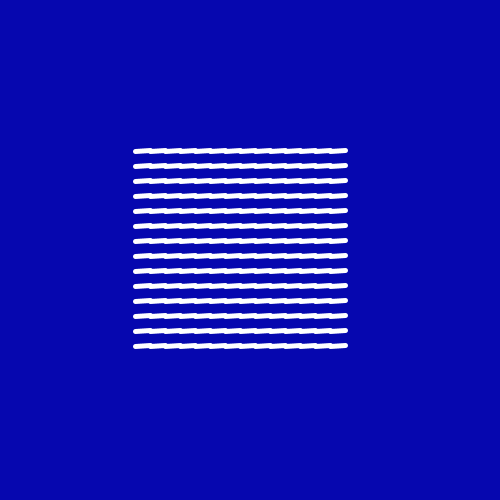
Frame 1 (no input)
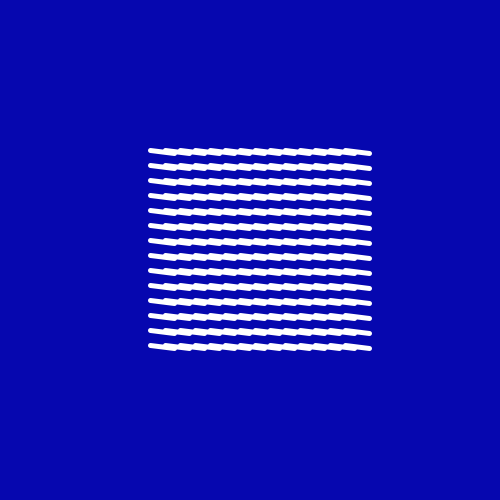
Frame 60 (the mouse pressed at the canvas centre just before this capture)
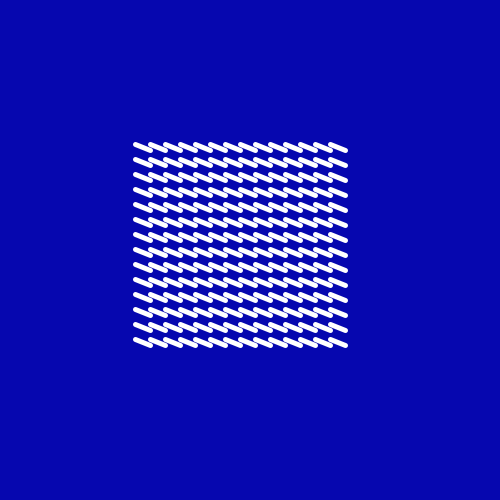
Frame 120 (the mouse held since frame 60 and released just before this capture)

The Processing sketch that drew these frames (run headless with seeded random() and noise(); from frame 60 on, the mouse is pressed at the canvas centre):

// Processing sketch: sketch_02042017
// ── sketch_02042017.pde
ArrayList<Stick>sticks;
void setup(){
  size(500,500);
  smooth();
  sticks = new ArrayList<Stick>();
  for(int x = 150; x<width-150; x+=15){
    for(int y = 150; y<height-150; y+=15){
      sticks.add(new Stick(x,y,x,y));
    }
  }
}

void draw(){
  background(6,7,175);
  stroke(255);
  strokeWeight(5);
  for(Stick s : sticks){
    s.update();
    s.display();
  }
}
// ── Stick.pde
class Stick{
   float x,y;
   float posX, posY;
   float angle = 0;
   float speed = 0.05;
  Stick(float x_, float y_, float _posX, float _posY ){
    x = x_;
    y = y_;
    posX = _posX;
    posY = _posY;
  }
  
  void update(){
    x = x+sin(angle);
    y = y + cos(angle);
    angle = angle + speed;
  }
  
  void display(){
    line(posX,posY,x-15,y);
  }
}
